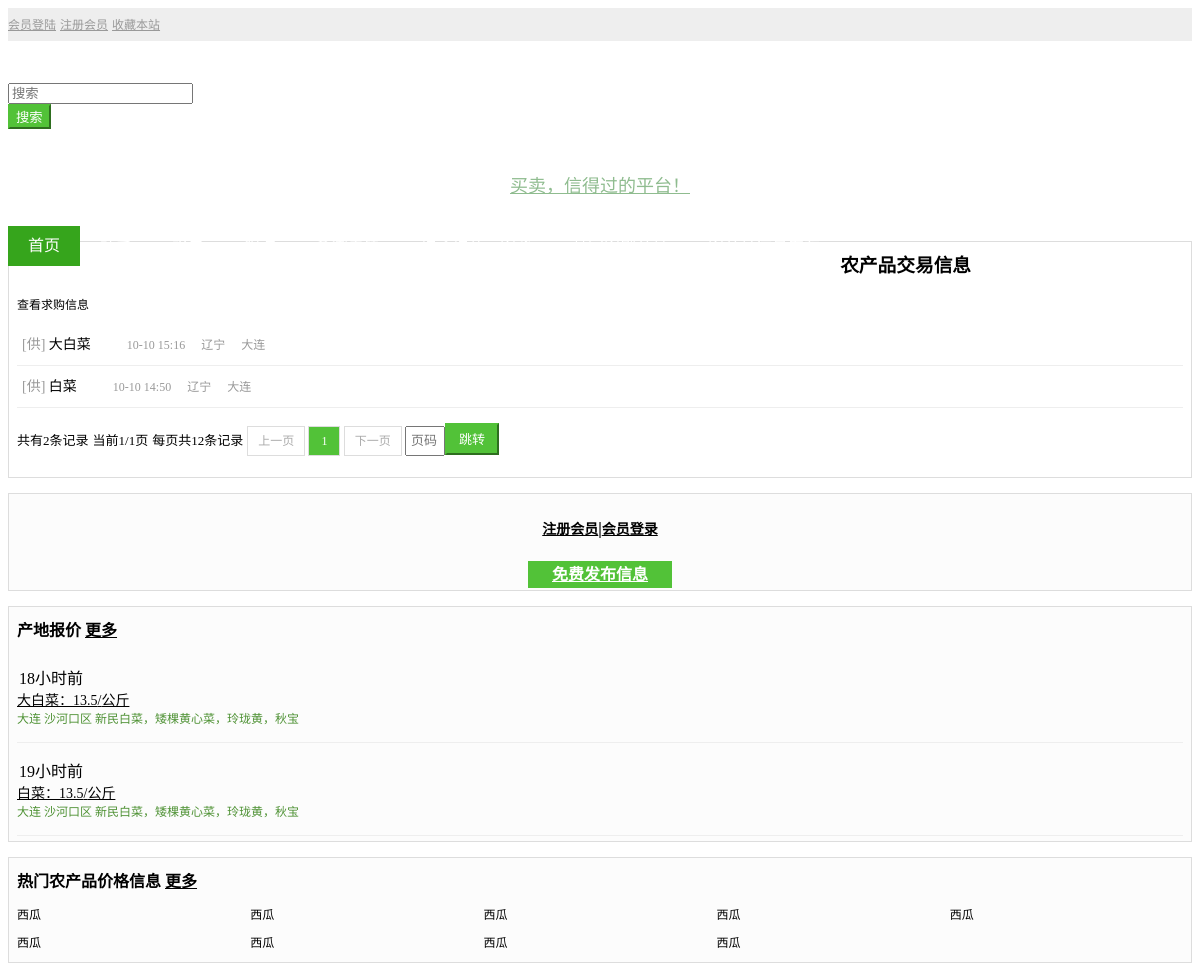
The app's page / (upper part), older data.
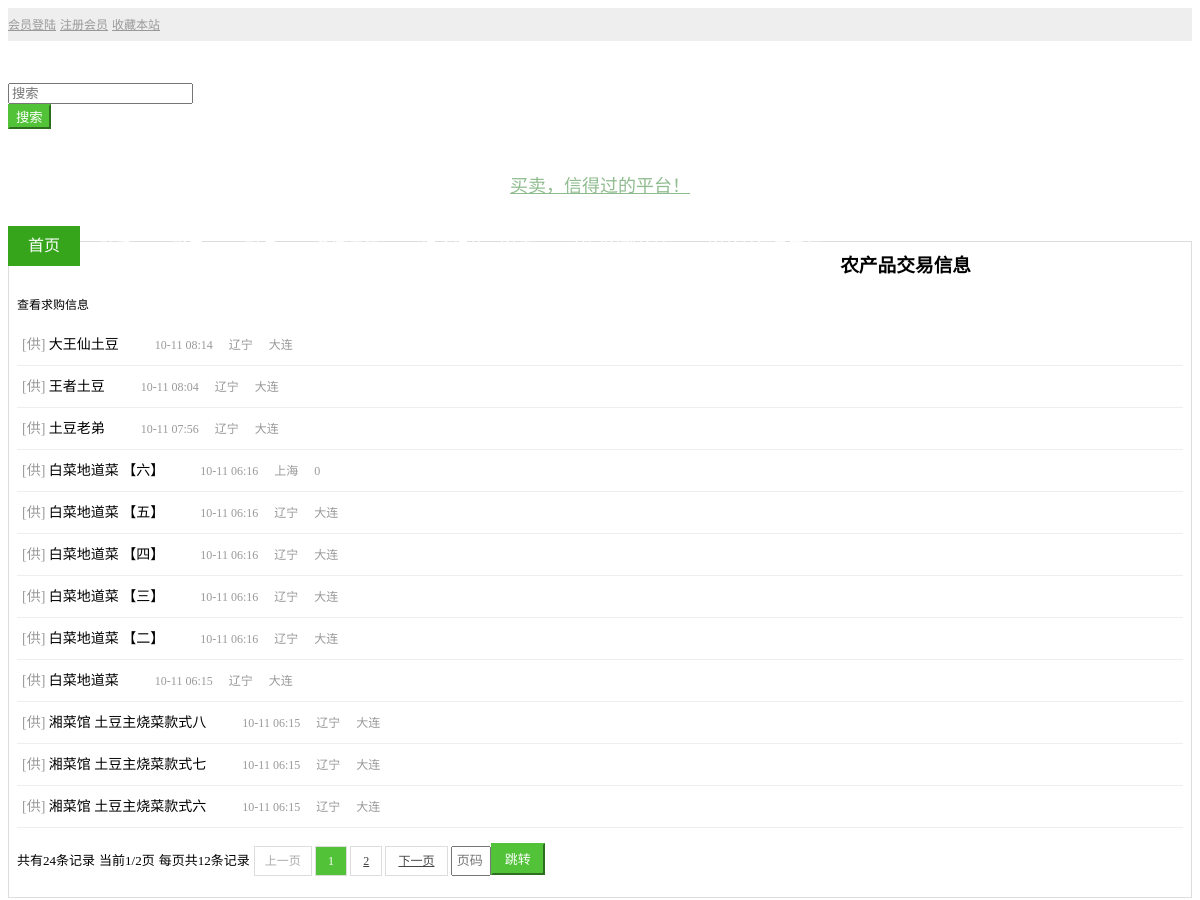
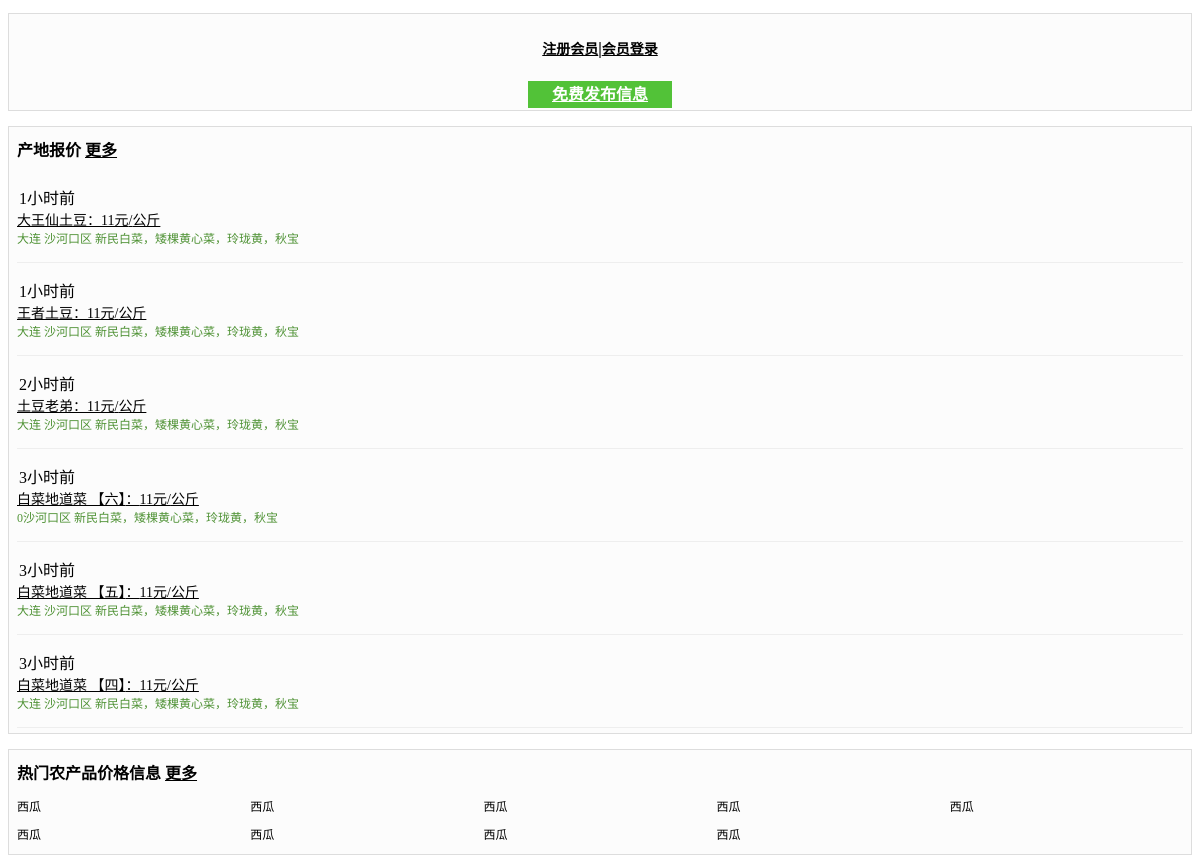
The same page, newer data (2 pictures, top to bottom).
### home/models.py (models this page shows)
class p_product(models.Model):
    p_name = models.CharField(max_length=30, help_text="类别名称")
    create_time = models.CharField(max_length=30, help_text="创建时间", default="0")
    update_time = models.CharField(max_length=30, help_text="修改时间", default="0")

class p_message(models.Model):
    username = models.CharField(max_length=30, help_text="关联用户")
    type = models.CharField(max_length=30, help_text="1：供应 2：需求", default=1)
    m_title = models.CharField(max_length=50, help_text="信息标题", default="")
    m_pz = models.CharField(max_length=30, help_text="产品品种", default="")
    m_begin = models.CharField(max_length=30, help_text="上市开始日期时间", default="")
    m_end = models.CharField(max_length=30, help_text="上市结束日期时间", default="")
    m_size = models.CharField(max_length=30, help_text="报价规格", default="")
    m_today_price = models.CharField(max_length=30, help_text="今日价格", default="")
    m_today_size = models.CharField(max_length=30, help_text="今日价格的单位", default="")
    m_today_date = models.CharField(max_length=30, help_text="上架日期", default="")
    m_photo = models.CharField(max_length=200, help_text="实拍图片，展示图片", default="")
    m_address_province = models.CharField(max_length=80, help_text="所属地区代码(省级)", default="")
    m_address_city = models.CharField(max_length=80, help_text="所属地区代码(市级)", default="")
    m_address_belong = models.CharField(max_length=80, help_text="所属地区代码（地区）", default="")
    m_address_detail = models.CharField(max_length=200, help_text="详细地址", default="")
    m_f_id = models.CharField(max_length=200, help_text="关联的大类别", default="")
    m_c_id = models.CharField(max_length=200, help_text="关联的子类别", default="")
    m_content = models.TextField(help_text="信息内容正文")
    create_time = models.CharField(max_length=30, help_text="创建时间", default="0")
    update_time = models.CharField(max_length=30, help_text="修改时间", default="0")

### home/views.py (the view)
# urls.py: path('', home_views.index),
def index(request):
    template = loader.get_template('home/index.html')
    list = []
    nav = navList()
    recPerPage = 12
    page = 1
    try:
        pagePY = Paginator(p_message.objects.all().values().order_by('-create_time'),
                  recPerPage)
        todayPY =  Paginator(p_message.objects.all().values().order_by('-create_time'),
                  6)
    except:
        pagePY = False
    if pagePY != False:
        handle = PageObject()
        pageData = handle.handlePage(pagePY, page, recPerPage)
        pageData['page_list'] = handlePhoto(pageData['page_list'])
        todayData = handle.handlePage(todayPY, page, 12)
        todayData['page_list'] = handleIndexData(todayData['page_list'])
        print(todayData)
    else:
        pageData = False
    list_data = {
        'm_title': '柑桔13886725378特早蜜桔，叶桔，蜜橘桔子',
        'm_address_belong': '1564',
        'create_time': '1564658781'
    }
    for i in range(0, 10):
        list.append(list_data)
    context = {
        'supply': pageData,
        'list': pageData,
        'nav': nav,
        'path': '/',
        'today': todayData
    }
    return HttpResponse(template.render(context, request))

### home/views.py (called while the page is built)
def handlePhoto(list):
    for item in list:
        list[list.index(item)]['m_photo'] = json.loads(item['m_photo'])
        if item['create_time'] != 0:
            list[list.index(item)]['create_time'] = time.strftime("%m-%d %H:%M",
                                                                  time.localtime(float(item['create_time'])))
        if item['update_time'] != 0:
            list[list.index(item)]['update_time'] = time.strftime("%m-%d %H:%M",
                                                                  time.localtime(float(item['update_time'])))
    return list

def navList():
    try:
        p_product.objects.all()
        lists = list(p_product.objects.all().values())
        return lists
    except:
        return None

### home/templates/home/index.html (shortened to what the changed rows need)
{% load static %}
{%  include "home/base_header.html" %}
<link rel="stylesheet" href="{% static '/css/common.css' %}">
<link rel="stylesheet" href="{% static '/css/body.css' %}">
<link rel="stylesheet" href="{% static '/css/page.css' %}">
</head>
<body>
{%  include "home/base_nav.html" %}
<div class="">
    <div class="container">
        <div class="col-md-8">
            <div class="card-box">
                <div>
                    <ul class="msg-list">
                        {% for item in list.page_list %}
                            <li>
                                <span>
                                    {% if item.type == '1' %}
                                        [供]
                                    {% elif item.type == '2' %}
                                        [需]
                                    {% endif %}
                                </span>
                                <a href="/productDetail/{{ item.id }}" target="_blank" class="msg-word has-photo">{{ item.m_title }}</a>
                                <span class="pull-right">{{ item.create_time }}</span>
                                <span class="pull-right">{{ item.m_address_province }}</span>
                                <span class="pull-right">{{ item.m_address_city }}</span>
                            </li>
                        {% endfor %}
                    </ul>
                </div>
                <div>
                    {% include "home/page.html" %}
                </div>
            </div>
        </div>
        <div class="col-md-4">
            <div class="card-box">
                <div>
                    <ul class="p-today-list">
                        {% for item in today.page_list %}
                        <li>
                            <span>{{ item.create_time }}</span>
                            <span title="{{ item.m_title }}">
                                <a class="p-todat-list-a a-text-hover" href="/productDetail/{{ item.id }}" target="_blank">{{ item.m_title }}：{{ item.m_today_price }}/{{ item.m_today_size }}</a>
                                <div class="p-todat-list-special">
                                    <a href="">{{ item.m_address_city }}{{ item.m_address_belong }}新民白菜，矮棵黄心菜，玲珑黄，秋宝</a>
                                </div>
                            </span>
                        </li>
                        {% endfor %}
                    </ul>
                </div>
            </div>
        </div>
    </div>
</div>
{%  include "home/base_footer.html" %}

### home/templates/home/base_nav.html (shortened to what this page needs)
<header>
    <div class="top-bar">
        <div class="container">
            <div class="col-lg-12 clear_both">
        <span class="pull-left">
            {%  if request.userInfo != None %}
                <a><font color="#444">用户：</font></a>
                <a><b>{% autoescape off %}{{ request.userInfo.nickname }}{% endautoescape %}</b></a>
                <a><font color="#444">，欢迎登录！</font></a>
                <a href="/publish/">发布信息</a>
                <a href="/register/">管理信息</a>
                <a href="/registerReg/">修改资料</a>
                <a href="/logout/">退出</a>
            {% elif request.userInfo == None %}
                <a href="/login/">会员登陆</a>
                <a href="/register/">注册会员</a>
            {% endif %}
        </span>
                <span class="pull-right">
            <a href="">收藏本站</a>
        </span>
            </div>
        </div>
    </div>
    <div>
        <div class="container search-bar">
            <div class="col-md-3 col-sm-4">
            </div>
            <div class="col-md-5 col-sm-5 search-bar-input">
                <div class="input-group">
                    <div class="input-control search-box  has-icon-right search-example"
                         id="searchboxExample">
                        <input id="inputSearchExample3" type="search" class="form-control search-input"
                               placeholder="搜索">
                    </div>
                    <span class="input-group-btn">
                    <button class="btn btn-green" type="button">搜索</button>
                  </span>
                </div>
            </div>
            <div class="col-md-4 col-sm-3 search-bar-text">
                <a href="">买卖，信得过的平台！</a>
            </div>
        </div>
    </div>
    <div class="nav-bar">
        <div class="container">
            <div class="col-md-12">
                <ul class="nav-bar-box">
                    {% for item in request.nav %}
                        <li class="{{ item.active }}"><a href="/{{ item.link }}">{{ item.title }}</a></li>
                    {% endfor %}
                </ul>
            </div>
        </div>
    </div>
</header>

Row changes from the older to the newer data that the page shows:
no longer on this page (row unchanged): p_message: type "[供]", m_title "大白菜", create_time "10-10 15:16", m_address_province "辽宁", m_address_city "大连", create_time "18小时前", m_today_price "13.5", m_today_size "公斤", m_address_belong "沙河口区"
no longer on this page (row unchanged): p_message: type "[供]", m_title "白菜", create_time "10-10 14:50", m_address_province "辽宁", m_address_city "大连", create_time "19小时前", m_today_price "13.5", m_today_size "公斤", m_address_belong "沙河口区"
added p_message: type "[供]", m_title "大王仙土豆", create_time "10-11 08:14", m_address_province "辽宁", m_address_city "大连", create_time "1小时前", m_today_price "11元", m_today_size "公斤", m_address_belong "沙河口区"
added p_message: type "[供]", m_title "王者土豆", create_time "10-11 08:04", m_address_province "辽宁", m_address_city "大连", create_time "1小时前", m_today_price "11元", m_today_size "公斤", m_address_belong "沙河口区"
added p_message: type "[供]", m_title "土豆老弟", create_time "10-11 07:56", m_address_province "辽宁", m_address_city "大连", create_time "2小时前", m_today_price "11元", m_today_size "公斤", m_address_belong "沙河口区"
added p_message: type "[供]", m_title "白菜地道菜 【六】", create_time "10-11 06:16", m_address_province "上海", m_address_city "0", create_time "3小时前", m_today_price "11元", m_today_size "公斤", m_address_belong "沙河口区"
added p_message: type "[供]", m_title "白菜地道菜 【五】", create_time "10-11 06:16", m_address_province "辽宁", m_address_city "大连", create_time "3小时前", m_today_price "11元", m_today_size "公斤", m_address_belong "沙河口区"
added p_message: type "[供]", m_title "白菜地道菜 【四】", create_time "10-11 06:16", m_address_province "辽宁", m_address_city "大连", create_time "3小时前", m_today_price "11元", m_today_size "公斤", m_address_belong "沙河口区"
added p_message: type "[供]", m_title "白菜地道菜 【三】", create_time "10-11 06:16", m_address_province "辽宁", m_address_city "大连", shown under "农产品交易信息"
added p_message: type "[供]", m_title "白菜地道菜 【二】", create_time "10-11 06:16", m_address_province "辽宁", m_address_city "大连", shown under "农产品交易信息"
added p_message: type "[供]", m_title "白菜地道菜", create_time "10-11 06:15", m_address_province "辽宁", m_address_city "大连", shown under "农产品交易信息"
added p_message: type "[供]", m_title "湘菜馆 土豆主烧菜款式八", create_time "10-11 06:15", m_address_province "辽宁", m_address_city "大连", shown under "农产品交易信息"
added p_message: type "[供]", m_title "湘菜馆 土豆主烧菜款式七", create_time "10-11 06:15", m_address_province "辽宁", m_address_city "大连", shown under "农产品交易信息"
added p_message: type "[供]", m_title "湘菜馆 土豆主烧菜款式六", create_time "10-11 06:15", m_address_province "辽宁", m_address_city "大连", shown under "农产品交易信息"
Text that changed along with them:
{{ list.count }}: "2" → "24"
{{ list.num_pages }}: "1" → "2"
new list line: "2"
